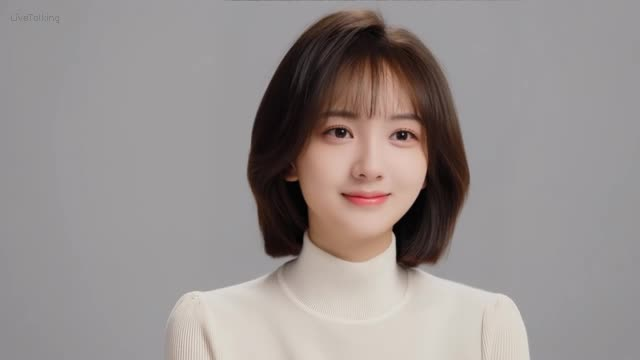
#> input picture assets/ui_shots/dh_lingshan_live.jpg, 640 x 360 px, given in place of sweet_bob_ditto.png, which was not available
$ python prep_iclight_fg.py 1.0 1.0
#> lines starting #> are read from the running program, lines starting #| are printed output that depends on the picture; pictures that were not available may be replaced by others from this repository, and a replacement may not be noted
"""为 IC-Light fbc 准备前景图：sweet_bob 抠像放到 1280×720 中性灰底上（中景半身、居中）。
IC-Light 用「前景=灰底主体 + 背景=场景」做背景条件重打光，输出=主体按场景光照重打光并融入。
foreground 必须是确定的 sweet_bob 本人（保身份），只让 IC-Light 改光照、融边。
用法：.venv/bin/python scripts/prep_iclight_fg.py [person_h=1.05] [top=0.06]
"""
import sys
from pathlib import Path
import cv2
import numpy as np
from PIL import Image

ROOT = Path(__file__).resolve().parents[1]
PORTRAIT = Path.home() / "Desktop/LiveTalking/data/ditto_avatars/sweet_bob_ditto.png"
MASK = ROOT / "assets/avatar_backgrounds/masks/sweet_bob_ditto.birefnet-portrait.png"
COMFY_IN = Path.home() / "Desktop/ComfyUI/input"
LS_W, LS_H = 1280, 720
GREY = 127

person_h = float(sys.argv[1]) if len(sys.argv) > 1 else 1.05
top = float(sys.argv[2]) if len(sys.argv) > 2 else 0.06

pr = np.asarray(Image.open(PORTRAIT).convert("RGB"))
#> pr is the input picture: shape (360, 640, 3); mean R, G, B 151.4, 144, 142.5
mask = cv2.imread(str(MASK), cv2.IMREAD_GRAYSCALE)
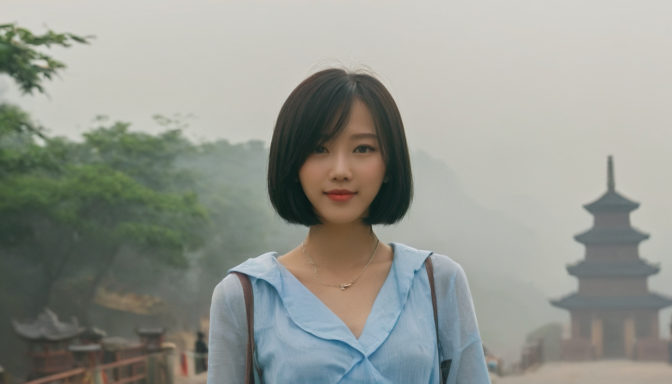
#> input picture assets/ui_shots/inscene_lingshan_raw.png, 1344 x 768 px, given in place of sweet_bob_ditto.birefnet-portrait.png, which was not available (shown at 1/2 size)
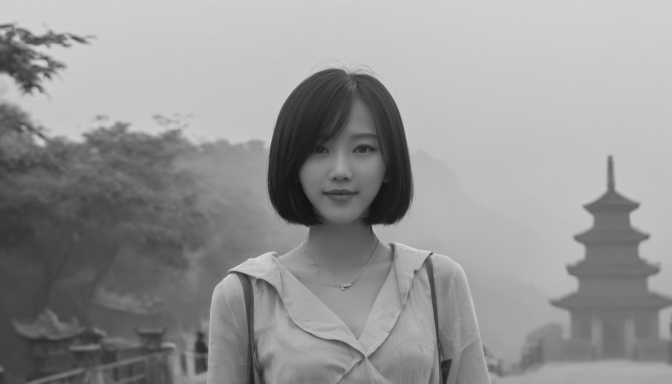
#> mask: shape (768, 1344) (shown at 1/2 size); min 17, max 219, mean 148.7
if mask.shape[:2] != pr.shape[:2]:
    mask = cv2.resize(mask, (pr.shape[1], pr.shape[0]))
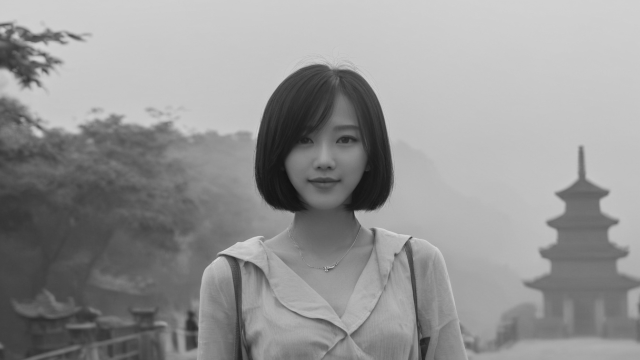
#> mask: shape (360, 640); min 18, max 215, mean 148.6

ys, xs = np.where(mask > 96)
y0, y1, x0, x1 = int(ys.min()), int(ys.max()), int(xs.min()), int(xs.max())
#> y0 = 0; y1 = 359; x0 = 0; x1 = 639
pc, pm = pr[y0:y1 + 1, x0:x1 + 1], mask[y0:y1 + 1, x0:x1 + 1]

th = max(1, int(person_h * LS_H))
sc = th / pc.shape[0]
#> sc = 2
tw = max(1, int(pc.shape[1] * sc))
#> tw = 1280
pc_r = cv2.resize(pc, (tw, th), interpolation=cv2.INTER_LANCZOS4)
pm_r = cv2.resize(pm, (tw, th), interpolation=cv2.INTER_LANCZOS4)

canvas = np.full((LS_H, LS_W, 3), GREY, np.uint8)
px, py = int(0.5 * LS_W - tw / 2), int(top * LS_H)
#> px = 0; py = 720
sx0, sy0 = max(0, -px), max(0, -py)
#> sx0 = 0; sy0 = 0
dx0, dy0 = max(0, px), max(0, py)
#> dx0 = 0; dy0 = 720
dx1, dy1 = min(LS_W, px + tw), min(LS_H, py + th)
#> dx1 = 1280; dy1 = 720
cw, ch = dx1 - dx0, dy1 - dy0
#> cw = 1280; ch = 0
a = (pm_r[sy0:sy0 + ch, sx0:sx0 + cw].astype(np.float32) / 255.0)[..., None]
#> a = empty array
canvas[dy0:dy1, dx0:dx1] = (pc_r[sy0:sy0 + ch, sx0:sx0 + cw] * a +
                            canvas[dy0:dy1, dx0:dx1] * (1 - a)).astype(np.uint8)
#> canvas: shape (720, 1280, 3); every value is 127

COMFY_IN.mkdir(parents=True, exist_ok=True)
out = COMFY_IN / "iclight_fg.png"
Image.fromarray(canvas).save(out)
print(f"✅ 前景(灰底主体) {out}  人物 {tw}x{th} @ top{top}")
#> (printed output is left out)

# 背景：复用已生成的灵山横版景区图 → 也放进 ComfyUI/input
bg_src = ROOT / "assets/avatar_backgrounds/lsbg_lingshan.png"
if bg_src.exists():
    Image.open(bg_src).convert("RGB").resize((LS_W, LS_H), Image.LANCZOS).save(COMFY_IN / "iclight_bg_lingshan.png")
    print(f"✅ 背景 {COMFY_IN / 'iclight_bg_lingshan.png'}")
